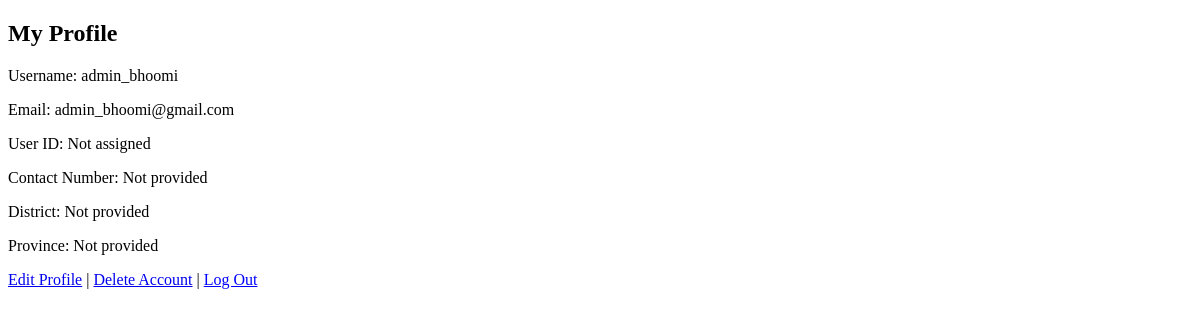
/profile/ (signed in), run on an earlier commit of the app's database.
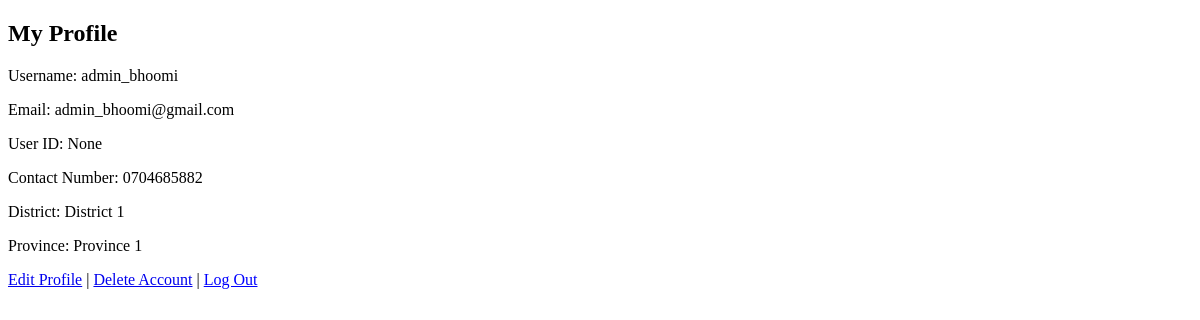
And on a later commit of the database.
### user_app/models.py (models this page shows, shortened)
class UserProfile(models.Model):
    PROVINCE_CHOICES = [
        ('Province 1', 'Province 1'),
        ('Province 2', 'Province 2'),
        ('Province 3', 'Province 3'),
        ('Province 4', 'Province 4'),
        ('Province 5', 'Province 5'),
        ('Province 6', 'Province 6'),
        ('Province 7', 'Province 7'),
        ('Province 8', 'Province 8'),
        ('Province 9', 'Province 9'),
    ]
    DISTRICT_CHOICES = [
        ('District 1', 'District 1'),
        ('District 2', 'District 2'),
        ('District 3', 'District 3'),
        ('District 4', 'District 4'),
        ('District 5', 'District 5'),
        ('District 6', 'District 6'),
        ('District 7', 'District 7'),
        ('District 8', 'District 8'),
        ('District 9', 'District 9'),
        ('District 10', 'District 10'),
        ('District 11', 'District 11'),
        ('District 12', 'District 12'),
        ('District 13', 'District 13'),
        ('District 14', 'District 14'),
        ('District 15', 'District 15'),
        ('District 16', 'District 16'),
        ('District 17', 'District 17'),
        ('District 18', 'District 18'),
        ('District 19', 'District 19'),
        ('District 20', 'District 20'),
        ('District 21', 'District 21'),
        ('District 22', 'District 22'),
        ('District 23', 'District 23'),
        ('District 24', 'District 24'),
    ]
    user = models.OneToOneField(User, on_delete=models.CASCADE)
    contact_number = models.CharField(max_length=15, blank=True)
    district = models.CharField(max_length=50, choices=DISTRICT_CHOICES, blank=True)
    province = models.CharField(max_length=50, choices=PROVINCE_CHOICES, blank=True)
    unique_user_id = models.CharField(max_length=20, unique=True, blank=True, null=True)
    points = models.IntegerField(default=0)
    level = models.IntegerField(default=1)

### user_app/views.py (the view)
# urls.py: path('profile/', profile, name='profile'),
@login_required
def profile(request):
    user = request.user
    try:
        profile = user.userprofile
    except:
        profile = None
    return render(request, 'users/profile.html', {'user': user, 'profile': profile})

### user_app/templates/users/profile.html (shortened to what this page needs)
<!DOCTYPE html>
<html lang="en">
<head>
</head>
<body>
    <h2>My Profile</h2>
    <p>Username: {{ user.username }}</p>
    <p>Email: {{ user.email }}</p>
    {% if profile %}
        <p>User ID: {{ profile.unique_user_id }}</p>
        <p>Contact Number: {{ profile.contact_number }}</p>
        <p>District: {{ profile.district }}</p>
        <p>Province: {{ profile.province }}</p>
    {% else %}
        <p>User ID: Not assigned</p>
        <p>Contact Number: Not provided</p>
        <p>District: Not provided</p>
        <p>Province: Not provided</p>
    {% endif %}
    <a href="{% url 'update_profile' %}">Edit Profile</a> |
    <a href="{% url 'delete_profile' %}">Delete Account</a> |
    <form method="post" action="{% url 'logout' %}" style="display:inline;">
        <button type="submit" style="background:none; border:none; padding:0; font: inherit; color: blue; cursor: pointer; text-decoration: underline;">Log Out</button>
    </form>
</body>
</html>

What changed in the data, as far as the page shows it:
added UserProfile: unique_user_id "None", contact_number "0704685882", district "District 1", province "Province 1"
Also different on the page:
text no longer shown: "User ID: Not assigned Contact Number: Not provided District: Not provided Province: Not provided"
text now shown: "User ID: Contact Number: District: Province:"
